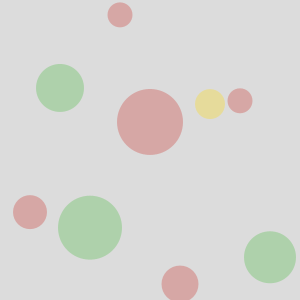
Frame 1 (no input)
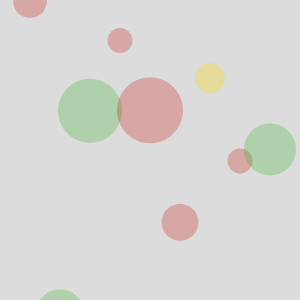
Frame 60 (the mouse pressed at the canvas centre just before this capture)
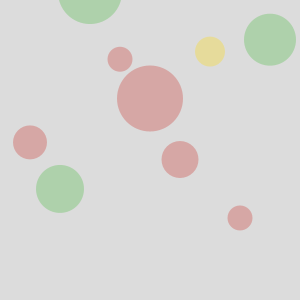
Frame 120 (the mouse held since frame 60 and released just before this capture)

The Processing sketch that drew these frames (run headless with seeded random() and noise(); from frame 60 on, the mouse is pressed at the canvas centre):

// Processing sketch: processing_20516
// ── processing_20516.pde

int num = 10;
int mySize = 50;
float[] ypos = new float[num];
float[] speed = new float[num];
color[] myColors = new color[4];
int[] col = new int[num];
int[] Size = new int[mySize];

void setup() {

  size(300,300);

  //explicitly add colors to the myColors array
  myColors[0] = color(200,40,35,75);
  myColors[1] = color(65,185,54,75);
  myColors[2] = color(255,217,0,75);
  myColors[3] = color(0,168,255,75);

  
  //use a loop to randomly seed ypos, speed, and col
  for(int i=num-1; i>=0; i--) {
    ypos[i] = random(0,height);
    speed[i] = random(-5,5);
    col[i] = floor(random(0,4));
    Size[i] = floor(random(25,75));
  }
  noStroke();
  smooth();
}

void draw() {
  background(220);
  
  for(int i=0; i<num-1; i++) {
    //use the int from col[] to choose the fill from myColors[]
    fill(myColors[col[i]]);
    //draw the ellipse using ypos[]
    ellipse(width/num * i + width/num, ypos[i], Size[i], Size[i]);
    //update ypos[] with speed[]
    ypos[i] = ypos[i] + speed[i];
    
    //if the circles go off the screen, reset them
    if(ypos[i] > height + mySize/2) ypos[i] = -mySize/2;
    if(ypos[i] < -mySize/2) ypos[i] = height - +mySize/2;
  }
}
